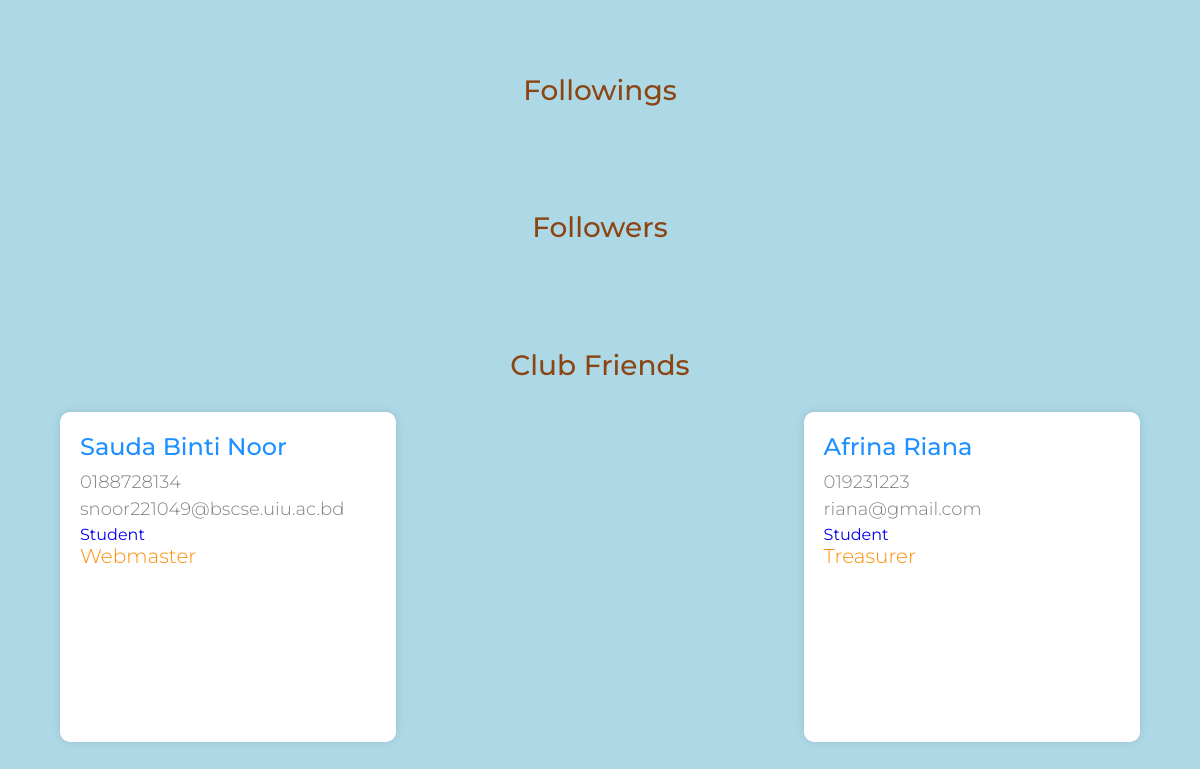
The app's page /friends.php (signed in), older data.
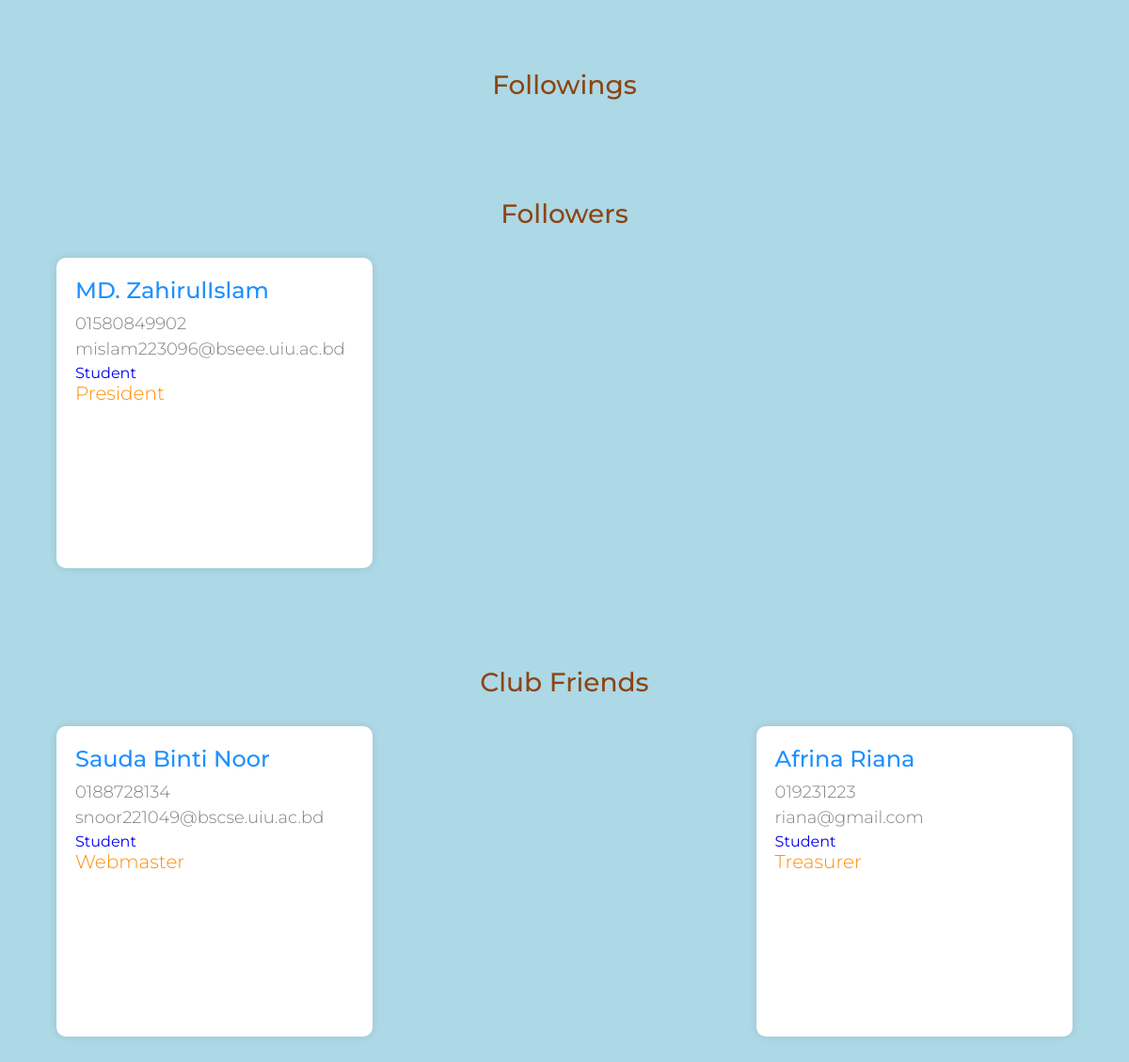
The same page, newer data.
### tables this page shows
CREATE TABLE `person` (
  `id` varchar(20) NOT NULL,
  `name` varchar(100) DEFAULT NULL,
  `email` varchar(100) DEFAULT NULL,
  `address` varchar(100) DEFAULT NULL,
  `phone` varchar(20) DEFAULT NULL,
  `current_work` varchar(50) DEFAULT NULL,
  `dob` date DEFAULT NULL,
  `city` int(11) DEFAULT NULL,
  `country` int(11) DEFAULT NULL,
  `batch` int(11) DEFAULT NULL,
  `passwd` varchar(50) DEFAULT NULL
);

CREATE TABLE `club_position` (
  `id` int(11) NOT NULL,
  `name` varchar(50) DEFAULT NULL
);

### friends.php (the view, shortened to what this page needs)
<?php
    $connect = mysqli_connect(HOST, USER, PASS, DB) or die("Can not connect");
    $id = $_SESSION['user_id'];
    $results = mysqli_query($connect, "SELECT person_id FROM members_info WHERE members_info.club = (SELECT club FROM members_info WHERE person_id = '$id')")
        or die("Can not execute query");
    $friends = [];
    while ($rows = mysqli_fetch_array($results)) {
        extract($rows);
        $friends[] = $person_id;
    }
    $followers_query = mysqli_query($connect, "SELECT person_id from friend WHERE friend_id = '$id'")
    or die("Can not execute query");
    $followers = [];
    while ($rows = mysqli_fetch_array($followers_query)) {
        extract($rows);
        $followers[] = $person_id;
    }
?>
<!DOCTYPE html>
<html lang="en">
<head>
</head>
<body>
<div id="container">
    <h2>Followings</h2>
</div>
<div id="container">
    <h2>Followers</h2>
    <?php
    foreach ($followers as $friend_id) {
        $friend_query = mysqli_query($connect, "SELECT name, phone, email, current_work FROM person WHERE id = '$friend_id'");
        $friend_data = mysqli_fetch_assoc($friend_query);
        $club_position_query = mysqli_query($connect, "SELECT club_position.name FROM club_position WHERE club_position.id = (SELECT members_info.club_position FROM members_info WHERE members_info.person_id = '$friend_id')");
        $club_position_data = mysqli_fetch_assoc($club_position_query);
    ?>
    <a href="user.php?id=<?php echo $friend_id; ?>" class="user">
        <p class="name"><?php echo $friend_data['name']; ?></p>
        <p class="email"><?php echo $friend_data['phone']; ?></p>
        <p class="email"><?php echo $friend_data['email']; ?></p>
        <p class="address"><?php echo $friend_data['current_work']; ?></p>
        <p class="location"><?php echo $club_position_data['name']; ?></p>
    </a>
    <?php
    }
    ?>
</div>
<div id="container">
    <h2>Club Friends</h2>
    <?php
    foreach ($friends as $friend_id) {
        if ($friend_id == $id) {
            continue;
        }
        $friend_query = mysqli_query($connect, "SELECT name, phone, email, current_work FROM person WHERE id = '$friend_id'");
        $friend_data = mysqli_fetch_assoc($friend_query);
        $club_position_query = mysqli_query($connect, "SELECT club_position.name FROM club_position WHERE club_position.id = (SELECT members_info.club_position FROM members_info WHERE members_info.person_id = '$friend_id')");
        $club_position_data = mysqli_fetch_assoc($club_position_query);
    ?>
    <a href="user.php?id=<?php echo $friend_id; ?>" class="user">
        <p class="name"><?php echo $friend_data['name']; ?></p>
        <p class="email"><?php echo $friend_data['phone']; ?></p>
        <p class="email"><?php echo $friend_data['email']; ?></p>
        <p class="address"><?php echo $friend_data['current_work']; ?></p>
        <p class="location"><?php echo $club_position_data['name']; ?></p>
    </a>
    <?php
    }
    ?>
</div>
</body>
</html>

### friends.php (style rules this page uses)
body { margin: 0; padding: 0; font-family: 'Montserrat', sans-serif; background-color: #E9EAEA; }
#container { width: 90%; max-width: 1200px; margin: 50px auto; display: flex; flex-wrap: wrap; justify-content: space-between; align-items: flex-start; }
#container h2 { width: 100%; text-align: center; color: #8B4513; font-weight: 500; font-size: 28px; margin-bottom: 30px; }
.user { width: calc(33% - 20px); height: 330px; background-color: #FFF; border-radius: 10px; box-shadow: 0px 0px 10px rgba(0, 0, 0, 0.1); margin-bottom: 30px; padding: 20px; box-sizing: border-box; transition: all 0.3s ease; text-decoration: none; }
.user p { margin: 0; padding: 0; }
.user .name { font-size: 24px; font-weight: 500; color: #1E90FF; margin-bottom: 10px; }
.user .location { font-size: 20px; font-weight: 300; color: #FF8C00; margin-bottom: 5px; }
.user .email { font-size: 18px; font-weight: 300; color: #808080; margin-bottom: 5px; }
body { background-color: lightblue; }

Row changes from the older to the newer data that the page shows:
added person: name "MD. ZahirulIslam", phone "01580849902", email "mislam223096@bseee.uiu.ac.bd", current_work "Student", club_position.name "President", shown under "Followers"
